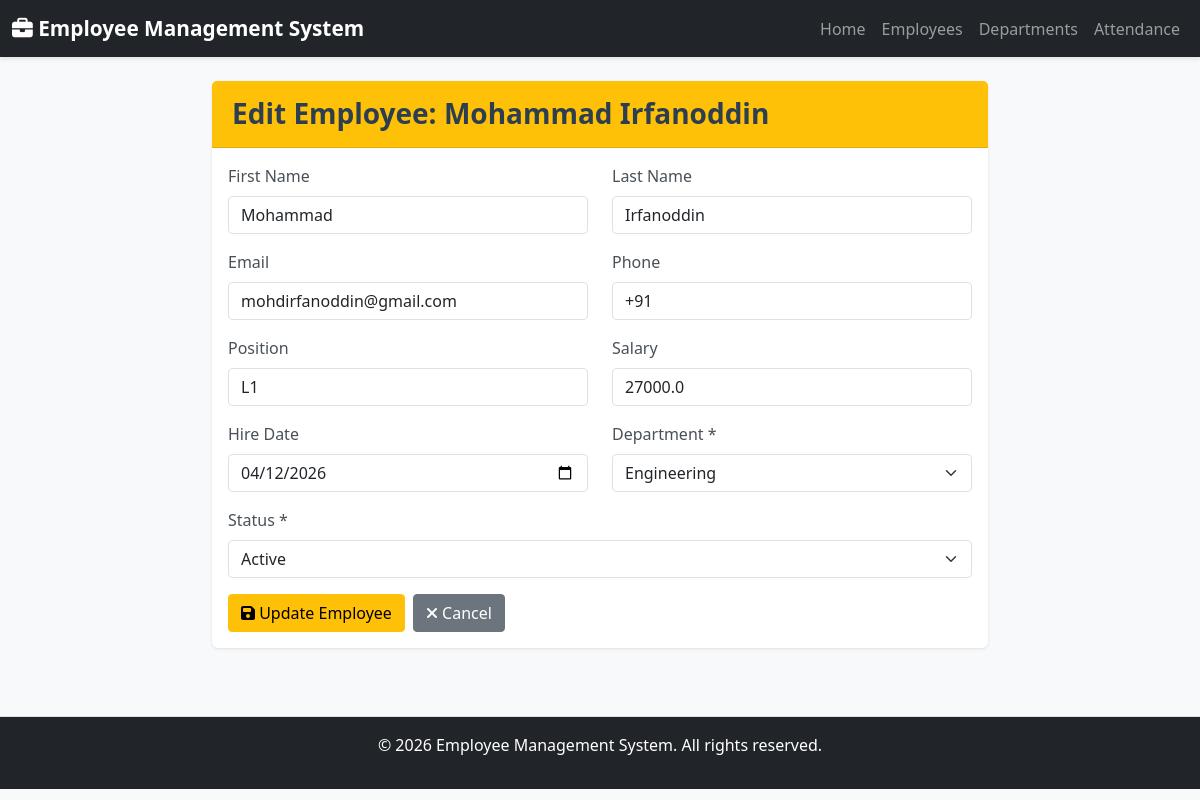
Screenshot of /employee/1/edit with the database file from the repository.
### models.py (models this page shows, shortened)
class Employee(db.Model):
    __tablename__ = 'employees'
    id = db.Column(db.Integer, primary_key=True)
    first_name = db.Column(db.String(100), nullable=False)
    last_name = db.Column(db.String(100), nullable=False)
    email = db.Column(db.String(120), unique=True, nullable=False)
    phone = db.Column(db.String(20))
    position = db.Column(db.String(100), nullable=False)
    salary = db.Column(db.Float, nullable=False)
    hire_date = db.Column(db.Date, nullable=False)
    department_id = db.Column(db.Integer, db.ForeignKey('departments.id'), nullable=False)
    status = db.Column(db.String(20), default='Active')  # Active, Inactive, On Leave
    created_at = db.Column(db.DateTime, default=datetime.utcnow)
    updated_at = db.Column(db.DateTime, default=datetime.utcnow, onupdate=datetime.utcnow)
    attendance = db.relationship('Attendance', backref='employee', lazy=True, cascade='all, delete-orphan')
    @property
    def full_name(self):
        return f'{self.first_name} {self.last_name}'

class Department(db.Model):
    __tablename__ = 'departments'
    id = db.Column(db.Integer, primary_key=True)
    name = db.Column(db.String(100), nullable=False, unique=True)
    description = db.Column(db.String(500))
    created_at = db.Column(db.DateTime, default=datetime.utcnow)
    employees = db.relationship('Employee', backref='department', lazy=True, cascade='all, delete-orphan')

### routes.py (the view, shortened to what this page needs)
@main_bp.route('/employee/<int:employee_id>/edit', methods=['GET', 'POST'])
def edit_employee(employee_id):
    employee = Employee.query.get_or_404(employee_id)
    departments = Department.query.all()
    return render_template('edit_employee.html', employee=employee, departments=departments)

### templates/edit_employee.html (shortened to what this page needs)
{% extends "base.html" %}
{% block content %}
<div class="row justify-content-center">
    <div class="col-md-8">
        <div class="card">
            <div class="card-header bg-warning text-dark">
                <h3 class="mb-0">Edit Employee: {{ employee.full_name }}</h3>
            </div>
            <div class="card-body">
                <form method="POST">
                    <div class="row">
                        <div class="col-md-6">
                            <div class="mb-3">
                                <label for="first_name" class="form-label">First Name</label>
                                <input type="text" class="form-control" id="first_name" name="first_name" value="{{ employee.first_name }}" required>
                            </div>
                        </div>
                        <div class="col-md-6">
                            <div class="mb-3">
                                <label for="last_name" class="form-label">Last Name</label>
                                <input type="text" class="form-control" id="last_name" name="last_name" value="{{ employee.last_name }}" required>
                            </div>
                        </div>
                    </div>
                    <div class="row">
                        <div class="col-md-6">
                            <div class="mb-3">
                                <label for="email" class="form-label">Email</label>
                                <input type="email" class="form-control" id="email" name="email" value="{{ employee.email }}" required>
                            </div>
                        </div>
                        <div class="col-md-6">
                            <div class="mb-3">
                                <label for="phone" class="form-label">Phone</label>
                                <input type="tel" class="form-control" id="phone" name="phone" value="{{ employee.phone or '' }}">
                            </div>
                        </div>
                    </div>
                    <div class="row">
                        <div class="col-md-6">
                            <div class="mb-3">
                                <label for="position" class="form-label">Position</label>
                                <input type="text" class="form-control" id="position" name="position" value="{{ employee.position }}" required>
                            </div>
                        </div>
                        <div class="col-md-6">
                            <div class="mb-3">
                                <label for="salary" class="form-label">Salary</label>
                                <input type="number" class="form-control" id="salary" name="salary" step="0.01" value="{{ employee.salary }}" required>
                            </div>
                        </div>
                    </div>
                    <div class="row">
                        <div class="col-md-6">
                            <div class="mb-3">
                                <label for="hire_date" class="form-label">Hire Date</label>
                                <input type="date" class="form-control" id="hire_date" name="hire_date" value="{{ employee.hire_date }}" required>
                            </div>
                        </div>
                        <div class="col-md-6">
                            <div class="mb-3">
                                <label for="department_id" class="form-label">Department *</label>
                                {% if departments %}
                                    <select class="form-select" id="department_id" name="department_id" required>
                                        {% for dept in departments %}
                                            <option value="{{ dept.id }}" {% if dept.id == employee.department_id %}selected{% endif %}>{{ dept.name }}</option>
                                        {% endfor %}
                                    </select>
                                {% else %}
                                    <div class="alert alert-warning">No departments available.</div>
                                {% endif %}
                            </div>
                        </div>
                    </div>
                    <div class="mb-3">
                        <label for="status" class="form-label">Status *</label>
                        <select class="form-select" id="status" name="status" required>
                            <option value="Active" {% if employee.status == 'Active' %}selected{% endif %}>Active</option>
                        </select>
                    </div>
                    <div class="d-flex gap-2">
                        <button type="submit" class="btn btn-warning">
                            <i class="fas fa-save"></i> Update Employee
                        </button>
                        <a href="{{ url_for('main.employees') }}" class="btn btn-secondary">
                            <i class="fas fa-times"></i> Cancel
                        </a>
                    </div>
                </form>
            </div>
        </div>
    </div>
</div>
{% endblock %}

### static/css/style.css (style rules this page uses)
body { background-color: #f8f9fa; font-family: 'Segoe UI', Tahoma, Geneva, Verdana, sans-serif; }
.card { border: none; box-shadow: 0 1px 3px rgba(0,0,0,.1); margin-bottom: 20px; transition: transform 0.2s, box-shadow 0.2s; }
.card-header { border-bottom: 1px solid rgba(0,0,0,.125); padding: 1rem 1.25rem; }
.btn { border-radius: 4px; transition: all 0.2s; }
h1, h2, h3, h4, h5, h6 { color: #2c3e50; font-weight: 600; }
.bg-warning { background-color: #ffc107 !important; }
.form-label { font-weight: 500; color: #495057; margin-bottom: 0.5rem; }
.form-control, .form-select { border: 1px solid #dee2e6; border-radius: 4px; }

### rows the page displays
Employee: full_name "Mohammad Irfanoddin", first_name "Mohammad", last_name "Irfanoddin", email "mohdirfanoddin@gmail.com", phone "+91", position "L1", salary "27000.0", hire_date "04/12/2026", department_id "Engineering", status "Active"
